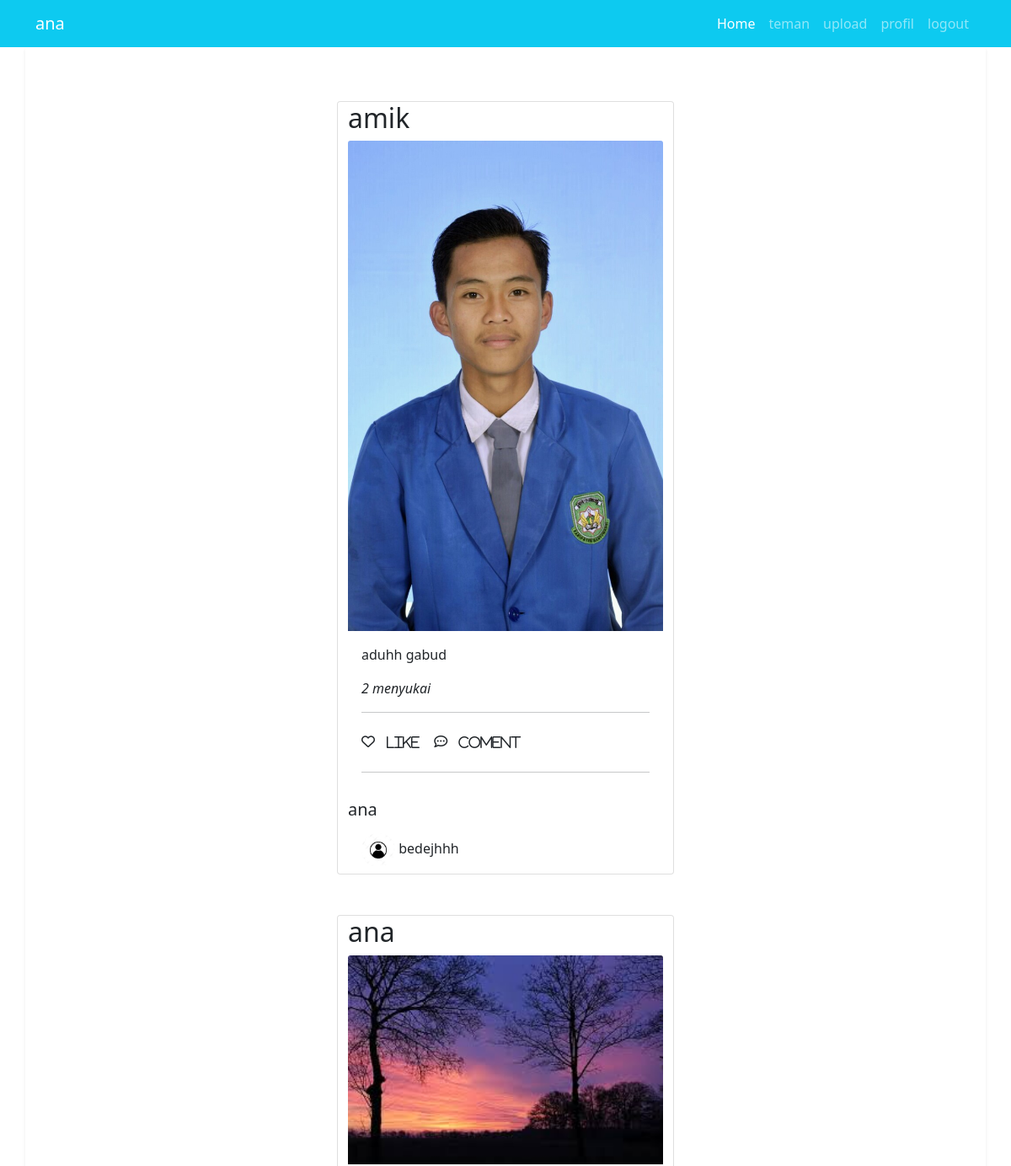
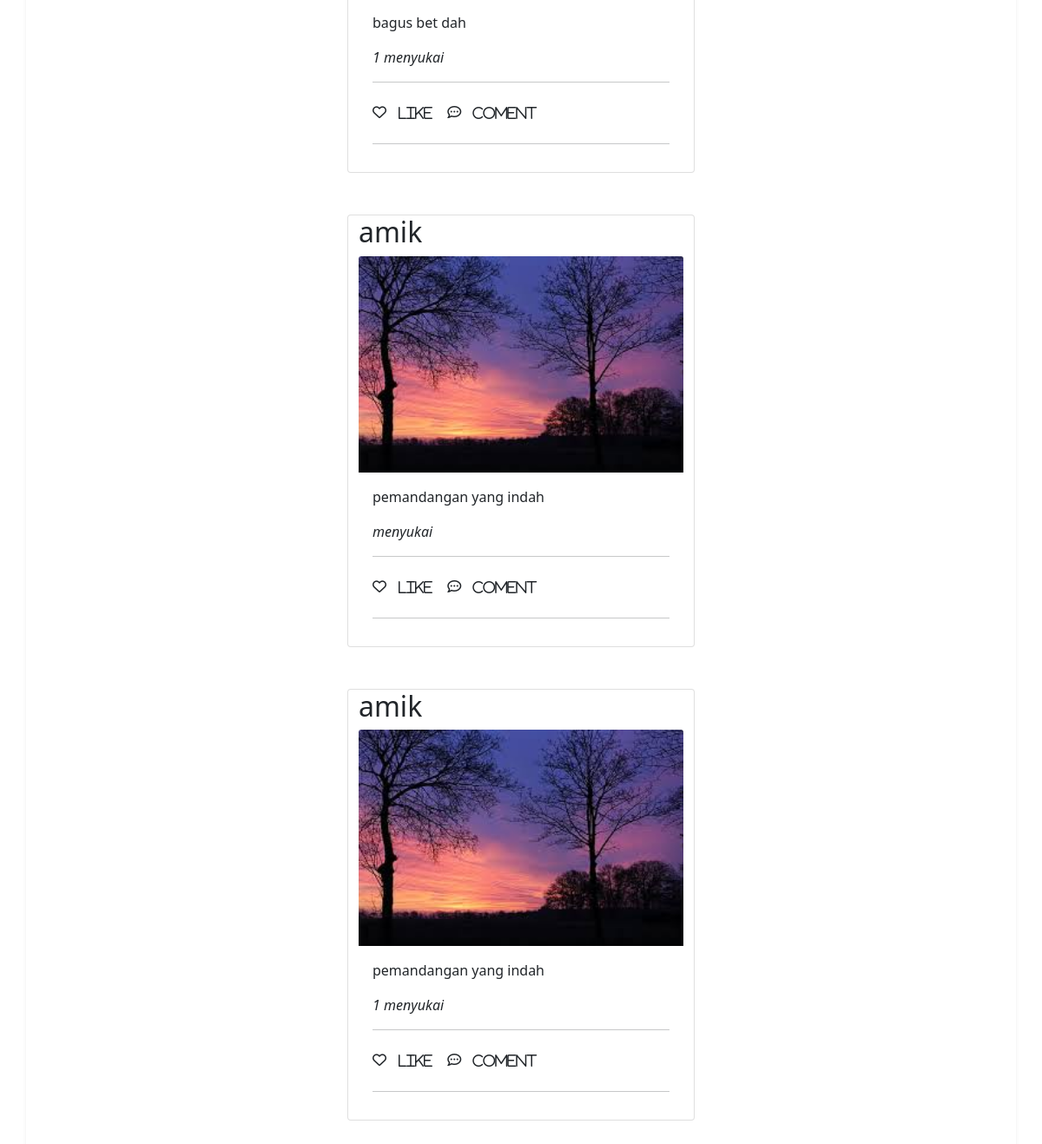
Screenshot of /index.php (signed in) with the database file from the repository (2 pictures, top to bottom).
### tables this page shows
CREATE TABLE `users` (
  `id` int(11) NOT NULL,
  `nama` varchar(64) DEFAULT NULL,
  `tgl` varchar(15) DEFAULT NULL,
  `foto` varchar(64) DEFAULT NULL,
  `username` varchar(64) DEFAULT NULL,
  `pwd` varchar(64) DEFAULT NULL
);

CREATE TABLE `postingan` (
  `idpost` int(11) NOT NULL,
  `id_user` int(11) DEFAULT NULL,
  `gambar` varchar(100) DEFAULT NULL,
  `text` varchar(200) DEFAULT NULL,
  `suka` int(11) DEFAULT NULL
);

CREATE TABLE `komentar` (
  `idkomen` int(11) NOT NULL,
  `idpost` int(11) DEFAULT NULL,
  `id_user` int(11) DEFAULT NULL,
  `deskripsi` varchar(200) DEFAULT NULL
);

### index.php (the view, shortened to what this page needs)
<?php
    $dbc = new PDO ('mysql:host=localhost;dbname=instaapp','root','');
    $query = $dbc->prepare("SELECT * FROM users WHERE :id = users.id");
			$query->bindValue(':id', $_SESSION['id']);
			$query->execute();
 ?>
<!doctype html>
<html lang="en">
  <head>
    <link href="https://cdn.jsdelivr.net/npm/bootstrap@5.0.0-beta3/dist/css/bootstrap.min.css" rel="stylesheet">
  </head>
  <body>
    <?php foreach ($query as $row ) { ?>
     <nav class="navbar navbar-expand-lg navbar-dark bg-info">
      <div class="container">
        <a class="navbar-brand" href="#"><?= $row["nama"]; ?></a>
        <div class="collapse navbar-collapse" id="navbarNav">
          <ul class="navbar-nav ms-auto">
            <li class="nav-item">
              <a class="nav-link active" aria-current="page" href="index.php">Home</a>
            </li>
            <li class="nav-item">
              <a class="nav-link" href="teman.php">teman</a>
            </li>
            <li class="nav-item">
              <a class="nav-link" href="upload.php">upload</a>
            </li>
            <li class="nav-item">
              <a class="nav-link" href="profil.php">profil</a>
            </li>
            <li class="nav-item">
              <a class="nav-link" href="logout.php">logout</a>
            </li>
          </ul>
        </div>
      </div>
    </nav>
   <?php } ?>
      <section>
        <div class="container shadow-sm p-3 mb-5 bg-body rounded">
        <?php
                    $dbc = new PDO ('mysql:host=localhost;dbname=instaapp','root','');
                    $query = $dbc->prepare("SELECT * FROM postingan a, users b where a.id_user=b.id ORDER BY idpost DESC; ");
                    $query->bindValue(':id', $_SESSION['id']);
			        $query->execute();
                    foreach ($query as $post) {
                ?>
            <div class="row row justify-content-center mb-3 pt-5">
                    <?php $idpos = $post['idpost'] ?>
                    <div class="card" style="width: 25rem;">
                    <h2><?= $post['nama']; ?></h2>
                    <img src="gambar/<?= $post['gambar']; ?>" class="card-img-top" alt="...">
                    <div class="card-body">
                        <p class="card-text"><?= $post['text']; ?></p>
                        <i><?= $post['suka']; ?> menyukai</i> <br> <hr>
                        <i class="far fa-heart"><a href="like.php?id=<?= $post['idpost']; ?>" class="btn btn">like</a></i>
                        <i class="far fa-comment-dots"><a href="komen.php?id=<?= $post['idpost']; ?>" class="btn btn">coment</a></i><hr>
                    </div>
                    <?php
                       $dbc = new PDO ('mysql:host=localhost;dbname=instaapp','root','');
                      $komen = $dbc->prepare("SELECT * FROM komentar,users WHERE  komentar.idpost = $idpos AND komentar.id_user=users.id");
                      $komen->bindValue(':id', $_SESSION['id']);
			                $komen->execute();
                      foreach ($komen as $key ) {?>
                    <div>
                        <ul class="list-group list-group-flush">
                        <h5><?= $key['nama']; ?></h5>
                        <li class="list-group-item">
                        <img src="gambar/<?= $key['foto']; ?>" alt="imam" width="40" class="rounded-circle" />
                        <?= $key['deskripsi']; ?>
                        </li>
                    </div>
                    <?php } ?>
                    </div>
                <?php } ?>
            </div>
        </div>
    </section>
  </body>
</html>

### rows the page displays
users: nama "ana"
postingan: id_user.nama "amik", gambar (picture), text "aduhh gabud", suka "2"
komentar: id_user.nama "ana", id_user.foto (placeholder picture), deskripsi "bedejhhh"
postingan: id_user.nama "ana", gambar (picture), text "bagus bet dah", suka "1"
postingan: id_user.nama "amik", gambar (picture), text "pemandangan yang indah"
postingan: id_user.nama "amik", gambar (picture), text "pemandangan yang indah", suka "1"
